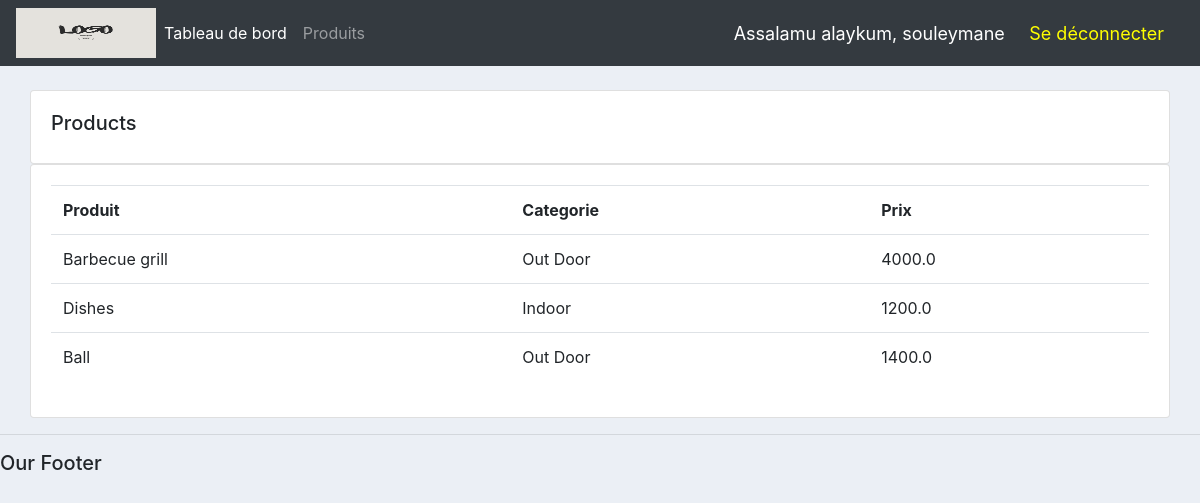
Page /products/ (signed in) on the earlier database version.
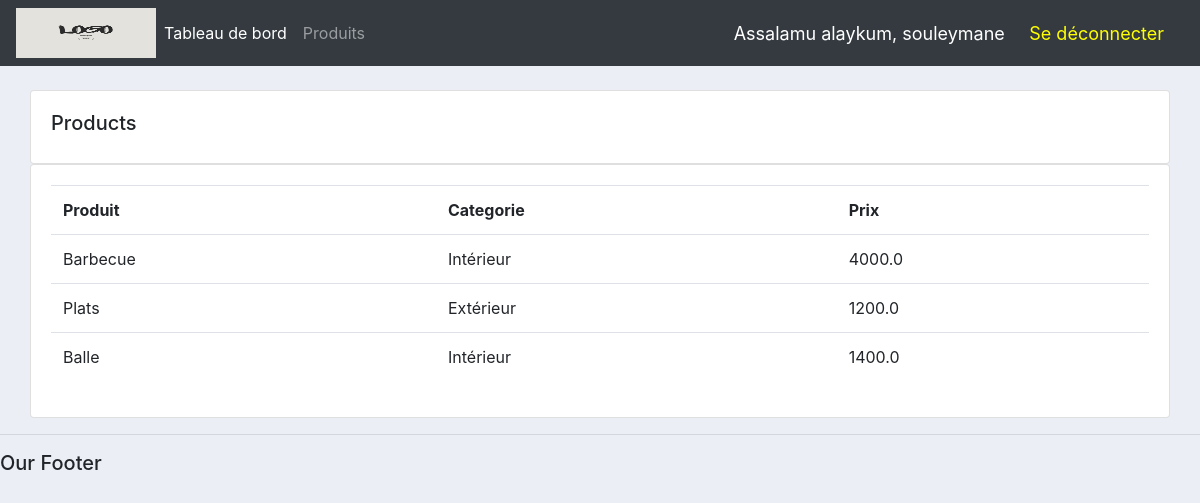
Same page on the later database version.
### accounts/models.py (models this page shows, shortened)
class Product(models.Model):
    CATEGORY = (
        ('Intérieur', 'Intérieur'),
        ('Extérieur', 'Extérieur'),
    )
    name = models.CharField(max_length=200, null=True)
    price = models.FloatField(null=True)
    category = models.CharField(max_length=200, null=True, choices=CATEGORY)
    description = models.CharField(max_length=200, null=True, blank=True)
    date_created = models.DateTimeField(auto_now_add=True, null=True)
    tags = models.ManyToManyField(Tag)

### accounts/decorators.py (the view)
        def wrapper_func(request, *args, **kwargs):
            group = None
            if request.user.groups.exists():
                group = request.user.groups.all()[0].name
            if group in allowed_roles:
                return view_func(request, *args, **kwargs)
            else:
                return redirect('user_page')

### accounts/views/products.py (called while the page is built)
@login_required(login_url='login')
@allowed_users(allowed_roles=['admin'])
def products(request):
    products = Product.objects.all()
    return render(request, 'accounts/products.html', {'products': products})

### accounts/templates/accounts/products.html
{% extends 'accounts/main.html' %}
{% block content %}
    <br>
    <div class="row">
        <div class="col">
            <div class="col-md">
                <div class=" card card-body">
                    <h5>Products</h5>
                </div>
                <div class="card card-body">
                    <table class="table">
                        <tr>
                            <th>Produit</th>
                            <th>Categorie</th>
                            <th>Prix</th>
                        </tr>
                        {% for product in products %}
                            <tr>
                                <td>{{ product.name }}</dt>
                                <td>{{ product.category }}</dt>
                                <td>{{ product.price }}</dt>
                            </tr>
                        {% endfor %}
                    </table>
                </div>
            </div>
        </div>
    </div>
{% endblock %}

Differences in the rows shown:
changed Product: name "Barbecue grill" → "Barbecue"; category "Out Door" → "Intérieur"
changed Product: name "Dishes" → "Plats"; category "Indoor" → "Extérieur"
changed Product: name "Ball" → "Balle"; category "Out Door" → "Intérieur"
